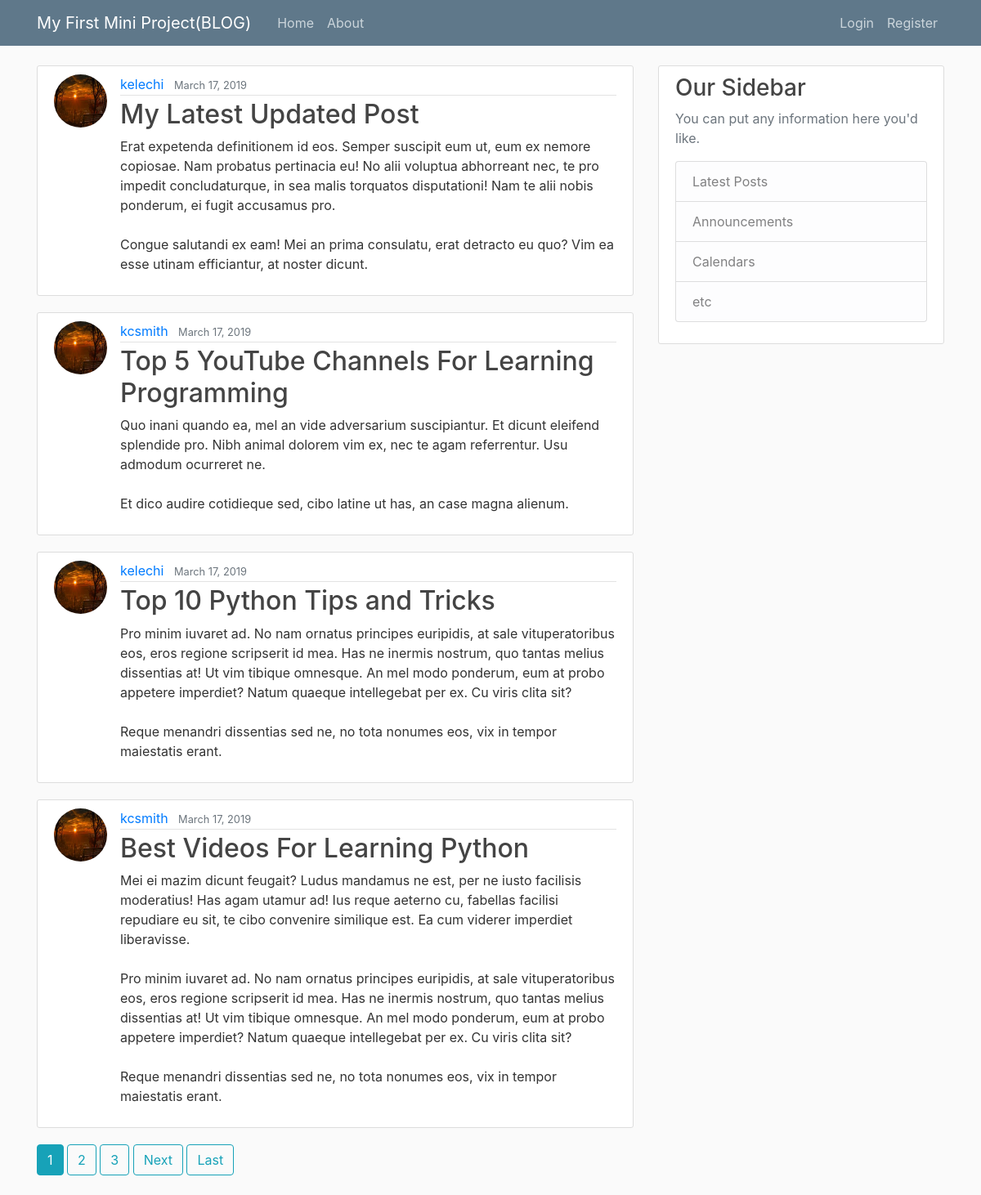
Screenshot of /blog/ with the database file from the repository.
### blog/models.py (models this page shows, shortened)
class Post(models.Model):
    title = models.CharField(max_length=100)
    content = models.TextField()
    date_posted = models.DateTimeField(default=timezone.now)
    author = models.ForeignKey(User, on_delete=models.CASCADE)

### users/models.py (models this page shows, shortened)
class Profile (models.Model):
    user = models.OneToOneField(User, on_delete=models.CASCADE)
    image = models.ImageField(default='default.jpg', upload_to='profile_pics')

### blog/views.py (the view)
# urls.py: path('', PostListVIew.as_view(), name='blog-home'),
class PostListVIew(ListView):
    model = Post
    template_name = 'blog/home.html'
    context_object_name = 'posts'
    ordering = ['-date_posted']
    paginate_by = 4

### blog/templates/blog/home.html (shortened to what this page needs)
{% extends "blog/base.html" %}
{% block content %}
    {% for post in posts %}
        <article class="media content-section">
            <img class = "rounded-circle article-img" src="{{post.author.profile.image.url}}" alt="">
            <div class="media-body">
              <div class="article-metadata">
                <a class="mr-2" href="{% url 'user-posts' post.author.username %}">{{ post.author }}</a>
                <small class="text-muted">{{ post.date_posted|date:"F d, Y" }}</small>
              </div>
              <h2><a class="article-title" href="{% url 'post-detail' post.id %}">{{ post.title }}</a></h2>
              <p class="article-content">{{ post.content }}</p>
            </div>
        </article>
    {% endfor %}
    {% if is_paginated %}
      {% for num in page_obj.paginator.page_range %}
        {% if page_obj.number == num %}
            <a class="btn btn-info mb-4" href="?page={{ num }}">{{ num }}</a>
        {% elif num > page_obj.number|add:'-3' and num < page_obj.number|add:'3' %}
            <a class="btn btn-outline-info mb-4" href="?page={{ num }}">{{ num }}</a>
        {% endif %}
      {% endfor %}
      {% if page_obj.has_next %}
        <a class="btn btn-outline-info mb-4" href="?page={{ page_obj.next_page_number}}">Next</a>
        <a class="btn btn-outline-info mb-4" href="?page={{ page_obj.paginator.num_pages}}">Last</a>
      {% endif %}
    {% endif %}
{% endblock content %}

### blog/templates/blog/base.html (shortened to what this page needs)
{% load static %}
<!DOCTYPE html>
<html >
<head>
    <link rel="stylesheet" href="https://maxcdn.bootstrapcdn.com/bootstrap/4.0.0/css/bootstrap.min.css">
    <link rel="stylesheet" type="text/CSS" href="{% static 'blog/main.css' %}">
</head>
<body>
  <header class="site-header">
    <nav class="navbar navbar-expand-md navbar-dark bg-steel fixed-top">
      <div class="container">
        <a class="navbar-brand mr-4" href="{% url 'blog-home' %}">My First Mini Project(BLOG)</a>
        <div class="collapse navbar-collapse" id="navbarToggle">
          <div class="navbar-nav mr-auto">
            <a class="nav-item nav-link" href="{% url 'blog-home' %}">Home</a>
            <a class="nav-item nav-link" href="{% url 'blog-about' %}">About</a>
          </div>
          <div class="navbar-nav">
            {% if user.is_authenticated %}
              <a class="nav-item nav-link" href="{% url 'post-Create' %}">New Post</a>
              <a class="nav-item nav-link" href="{% url 'profile' %}">Profile</a>
              <a class="nav-item nav-link" href="{% url 'logout' %}">Logout</a>
            {% else %}
              <a class="nav-item nav-link" href="{% url 'login' %}">Login</a>
              <a class="nav-item nav-link" href="{% url 'register' %}">Register</a>
            {% endif %}
          </div>
        </div>
      </div>
    </nav>
  </header>
    <main role="main" class="container">
      <div class="row">
          <div class="col-md-8">
            {% block content %}{% endblock %}
          </div>
          <div class="col-md-4">
            <div class="content-section">
              <h3>Our Sidebar</h3>
              <p class='text-muted'>You can put any information here you'd like.
                <ul class="list-group">
                  <li class="list-group-item list-group-item-light">Latest Posts</li>
                  <li class="list-group-item list-group-item-light">Announcements</li>
                  <li class="list-group-item list-group-item-light">Calendars</li>
                  <li class="list-group-item list-group-item-light">etc</li>
                </ul>
              </p>
            </div>
          </div>
      </div>
    </main>
</body>
</html

### blog/static/blog/main.css (style rules this page uses)
body { background: #fafafa; color: #333333; margin-top: 5rem; }
h1, h2, h3, h4, h5, h6 { color: #444444; }
ul { margin: 0; }
.bg-steel { background-color: #5f788a; }
.site-header .navbar-nav .nav-link { color: #cbd5db; }
.content-section { background: #ffffff; padding: 10px 20px; border: 1px solid #dddddd; border-radius: 3px; margin-bottom: 20px; }
.article-title { color: #444444; }
.article-content { white-space: pre-line; }
.article-img { height: 65px; width: 65px; margin-right: 16px; }
.article-metadata { padding-bottom: 1px; margin-bottom: 4px; border-bottom: 1px solid #e3e3e3 }

### rows the page displays
Post: author.profile.image (placeholder picture), author "kelechi", date_posted "March 17, 2019", title "My Latest Updated Post", content "Erat expetenda definitionem id eos. Semper suscipit eum ut, eum ex nemore copiosae. Nam probatus pertinacia eu! No alii voluptua abhorreant nec, te pro impedit concludaturque, in sea malis torquatos disputationi! Nam te alii nobis ponderum, ei fugit accusamus pro. Congue salutandi ex eam! Mei an prima consulatu, erat detracto eu quo? Vim ea esse utinam efficiantur, at noster dicunt."
Post: author.profile.image (placeholder picture), author "kcsmith", date_posted "March 17, 2019", title "Top 5 YouTube Channels For Learning Programming", content "Quo inani quando ea, mel an vide adversarium suscipiantur. Et dicunt eleifend splendide pro. Nibh animal dolorem vim ex, nec te agam referrentur. Usu admodum ocurreret ne. Et dico audire cotidieque sed, cibo latine ut has, an case magna alienum."
Post: author.profile.image (placeholder picture), author "kelechi", date_posted "March 17, 2019", title "Top 10 Python Tips and Tricks", content "Pro minim iuvaret ad. No nam ornatus principes euripidis, at sale vituperatoribus eos, eros regione scripserit id mea. Has ne inermis nostrum, quo tantas melius dissentias at! Ut vim tibique omnesque. An mel modo ponderum, eum at probo appetere imperdiet? Natum quaeque intellegebat per ex. Cu viris clita sit? Reque menandri dissentias sed ne, no tota nonumes eos, vix in tempor maiestatis erant."
Post: author.profile.image (placeholder picture), author "kcsmith", date_posted "March 17, 2019", title "Best Videos For Learning Python", content "Mei ei mazim dicunt feugait? Ludus mandamus ne est, per ne iusto facilisis moderatius! Has agam utamur ad! Ius reque aeterno cu, fabellas facilisi repudiare eu sit, te cibo convenire similique est. Ea cum viderer imperdiet liberavisse. Pro minim iuvaret ad. No nam ornatus principes euripidis, at sale vituperatoribus eos, eros regione scripserit id mea. Has ne inermis nostrum, quo tantas melius dissentias at! Ut vim tibique omnesque. An mel modo ponderum, eum at probo appetere imperdiet? Natum quaeque intellegebat per ex. Cu viris clita sit? Reque menandri dissentias sed ne, no tota nonumes eos, vix in tempor maiestatis erant."

### other values shown
{{ num }} "1"
{{ num }} "2" "3"
